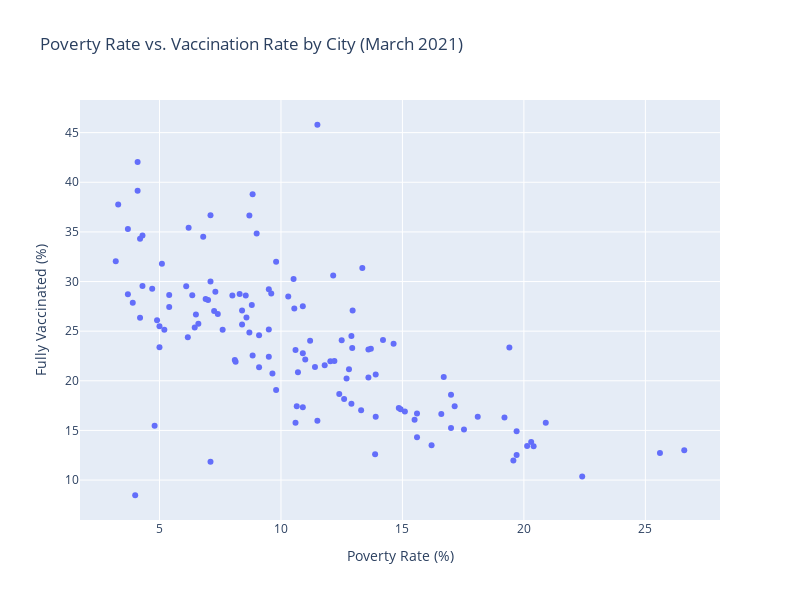

Notebook code for this chart:
### Code cell
poverty_fig = px.scatter(
    city_grouped_df,
    x="poverty_rate",
    y="percent_of_population_fully_vaccinated",
    # y="percent_of_population_with_1_plus_dose",
    hover_name="city",
    hover_data={
        "poverty_rate": ":.2f",
        "percent_of_population_fully_vaccinated": ":.2f"
        # "percent_of_population_with_1_plus_dose": ":.2f"
    },
    labels={
        "poverty_rate": "Poverty Rate (%)",
        "percent_of_population_fully_vaccinated": "Fully Vaccinated (%)"
        # "percent_of_population_with_1_plus_dose": "More Than 1 Dose (%)"
    },
    title="Poverty Rate vs. Vaccination Rate by City (March 2021)"
)

poverty_fig.update_layout(height=600, width=800)
poverty_fig.show()

### Figure 1 — Plotly figure (JSON) as saved in the notebook; plotly's stock layout.template omitted (floating-point values rounded to 4 significant figures)
{"data": [{"hovertemplate": "<b>%{hovertext}</b><br><br>Poverty Rate (%)=%{x:.2f}<br>Fully Vaccinated (%)=%{y:.2f}<extra></extra>", "hovertext": ["Acton", "Agoura Hills", "Alhambra", "Altadena", "Arcadia", "Artesia", "Avalon", "Azusa", "Baldwin Park", "Bell Gardens", "Bellflower", "Beverly Hills", "Burbank", "Calabasas", "Canoga Park", "Canyon Country", "Carson", "Castaic", "Cerritos", "Chatsworth", "Claremont", "Compton", "Covina", "Culver City", "Diamond Bar", "Downey", "Duarte", "El Monte", "El Segundo", "Encino", "Gardena", "Glendale", "Glendora", "Granada Hills", "Hacienda Heights", "Harbor City", "Hawaiian Gardens", "Hawthorne", "Hermosa Beach", "Huntington Park", "Inglewood", "La Canada Flintridge", "La Crescenta", "La Mirada", "La Puente", "La Verne", "Lake Hughes", "Lakewood", "Lancaster", "Lawndale", "Littlerock", "Llano", "Lomita", "Long Beach", "Los Angeles", "Lynwood", "Malibu", "Manhattan Beach", "Marina Del Rey", "Maywood", "Mission Hills", "Monrovia", "Montebello", "Monterey Park", "Montrose", "Newhall", "North Hills", "North Hollywood", "Northridge", "Norwalk", "Pacific Palisades", "Pacoima", "Palmdale", "Palos Verdes Peninsula", "Panorama City", "Paramount", "Pasadena", "Pearblossom", "Pico Rivera", "Playa Del Rey", "Playa Vista", "Pomona", "Porter Ranch", "Rancho Palos Verdes", "Redondo Beach", "Reseda", "Rosemead", "Rowland Heights", "San Dimas", "San Fernando", "San Gabriel", "San Marino", "San Pedro", "Santa Clarita", "Santa Fe Springs", "Santa Monica", "Sherman Oaks", "Sierra Madre", "Signal Hill", "South El Monte", "South Gate", "South Pasadena", "Stevenson Ranch", "Studio City", "Sun Valley", "Sunland", "Sylmar", "Tarzana", "Temple City", "Topanga", "Torrance", "Tujunga", "Valencia", "Valley Village", "Valyermo", "Van Nuys", "Venice", "Walnut", "West Covina", "West Hills", "West Hollywood", "Whittier", "Wilmington", "Winnetka", "Woodland Hills"], "legendgroup": "", "marker": {"color": "#636efa", "symbol": "circle"}, "mode": "markers", "name": "", "orientation": "v", "showlegend": false, "type": "scatter", "x": [11.5, 3.7, 12.95, 7.3, 8.55, 7.6, 11.5, 13.3, 12.6, 25.6, 12.9, 8.833, 11, 9, 14.85, 10.7, 8.4, 4.8, 4.3, 6.6, 5.1, 19.57, 8.833, 9.6, 7, 8.133, 7.1, 17.15, 5, 8.7, 12.03, 12.93, 7.25, 7.4, 8.4, 12.8, 19.7, 15.1, 4.2, 20.3, 15.6, 3.3, 4.3, 5, 10.65, 8, 7.1, 6.167, 20.13, 10.9, 22.4, 26.6, 13.7, 14.64, 19.4, 16.2, 9.1, 3.2, 10.9, 20.4, 9.5, 8.7, 12.2, 12.15, 13.6, 13.9, 17, 14.93, 14.2, 9.8, 4.1, 17, 13.88, 4.1, 19.2, 15.6, 13.35, 16.6, 9.1, 5.2, 5.4, 17.53, 4.2, 3.7, 3.9, 12.7, 12.5, 10.6, 8.8, 10.6, 10.55, 7.1, 11.2, 6.45, 11.8, 10.52, 6.9, 6.2, 12.9, 20.9, 15.5, 6.8, 4.9, 6.5, 13.9, 8.1, 12.4, 9.8, 10.3, 5.4, 8.58, 13.6, 6.35, 11.4, 4, 18.1, 10.9, 6.1, 9.5, 4.7, 9.5, 9.65, 19.7, 16.7, 8.3], "xaxis": "x", "y": [15.99, 28.71, 27.07, 28.97, 28.59, 25.14, 45.8, 17.03, 18.16, 12.72, 17.69, 38.8, 22.15, 34.85, 17.26, 20.85, 27.08, 15.48, 34.63, 25.74, 31.8, 11.97, 22.54, 28.81, 28.14, 21.92, 30.0, 17.42, 25.49, 36.65, 21.97, 23.32, 27.04, 26.74, 25.66, 21.16, 12.52, 16.9, 26.34, 13.84, 16.7, 37.77, 29.55, 23.38, 17.44, 28.59, 11.84, 24.38, 13.44, 17.33, 10.35, 12.99, 23.22, 23.74, 23.36, 13.5, 24.59, 32.05, 27.51, 13.41, 22.42, 24.85, 21.99, 30.62, 23.15, 20.62, 18.59, 17.12, 24.12, 19.08, 42.03, 15.24, 12.59, 39.16, 16.31, 14.32, 31.37, 16.67, 21.36, 25.15, 28.65, 15.1, 34.32, 35.3, 27.87, 20.23, 24.08, 23.11, 27.63, 15.78, 27.28, 36.68, 24.02, 25.38, 21.56, 30.25, 28.23, 35.42, 24.51, 15.77, 16.08, 34.52, 26.11, 26.67, 16.39, 22.1, 18.67, 31.98, 28.49, 27.44, 26.38, 20.34, 28.61, 21.4, 8.47, 16.37, 22.76, 29.54, 25.16, 29.28, 29.23, 20.73, 14.9, 20.39, 28.75], "yaxis": "y"}], "layout": {"height": 600, "legend": {"tracegroupgap": 0}, "title": {"text": "Poverty Rate vs. Vaccination Rate by City (March 2021)"}, "width": 800, "xaxis": {"anchor": "y", "domain": [0, 1], "title": {"text": "Poverty Rate (%)"}}, "yaxis": {"anchor": "x", "domain": [0, 1], "title": {"text": "Fully Vaccinated (%)"}}}}
